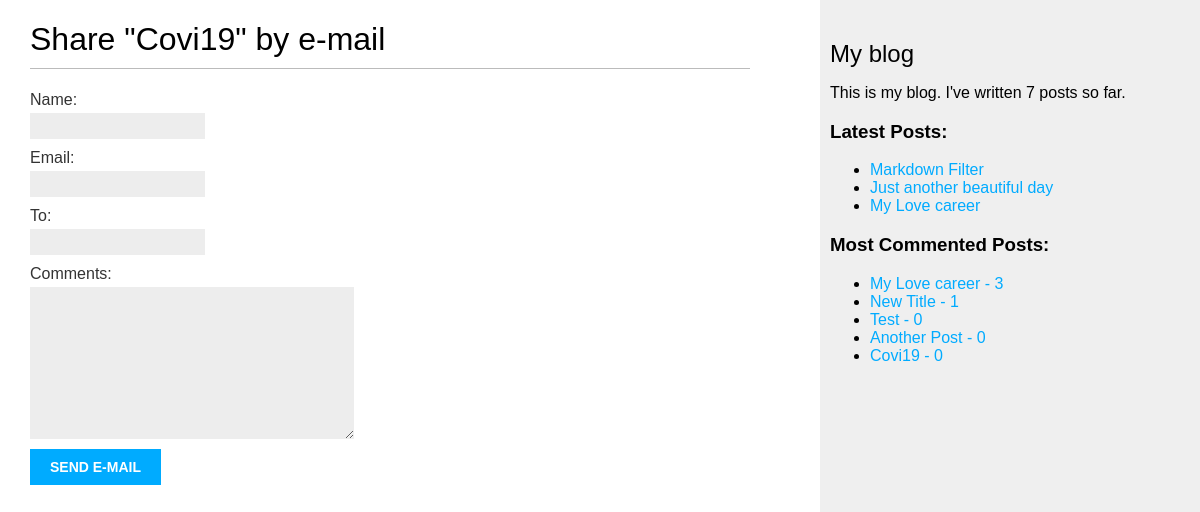
/blog/4/share/, run on the app's committed database.
### blog/models.py (models this page shows, shortened)
class Post(models.Model):
    STATUS_CHOICES = (
        ('draft', 'Draft'),
        ('published', 'Published')
    )
    title = models.CharField(max_length = 250)
    slug = models.SlugField(max_length=250, unique_for_date='publish')
    author = models.ForeignKey(User, on_delete=models.CASCADE, related_name='blog_posts')
    body = models.TextField()
    publish = models.DateTimeField(default=timezone.now)
    created = models.DateTimeField(auto_now_add=True)
    updated = models.DateTimeField(auto_now=True)
    status = models.CharField(max_length=10, choices=STATUS_CHOICES, default='draft')
    taggs = TaggableManager()
    class Meta:
        ordering = ('publish',)
    objects = models.Manager()
    published = PublishedManager()
    def get_absolute_url(self):
        return reverse("blog:post_detail", args=[
            self.publish.year,
            self.publish.month,
            self.publish.day,
            self.slug
        ])

### blog/views.py (the view)
# urls.py: path('<int:post_id>/share/', views.post_share, name='post_share'),
def post_share(request, post_id):
    post = get_object_or_404(Post, id = post_id, status='published')
    sent = False
    if request.method == 'POST':
        form = EmailPostForm(request.POST)
        if form.is_valid():
            cd = form.cleaned_data
            post_url = request.build_absolute_uri(post.get_absolute_url())
            subject = f"{cd['name']} recommends you read {post.title}"
            message = f"Read {post.title} at {post_url}\n\n {cd['name']}\'s comments: {cd['comments']}"
            send_mail(subject, message, 'admin@myblog.com', [cd['to']])
            sent = True
    else :
        form = EmailPostForm()
    return render(request, 'blog/post/share.html', {
        'post' : post,
        'form' : form,
        'sent' : sent
    })

### blog/forms.py
class EmailPostForm(forms.Form):
    name = forms.CharField(max_length=25)
    email = forms.EmailField()
    to = forms.EmailField()
    comments = forms.CharField(required=False, widget=forms.Textarea)

### blog/models.py (called while the page is built)
    def get_queryset(self):
        return super(PublishedManager, self).get_queryset().filter(status='published')

### blog/templatetags/blog_tags.py (called while the page is built)
@register.simple_tag
def total_posts():
    return Post.published.count()

@register.inclusion_tag('blog/post/latest_posts.html')
def show_latest_posts(count=5):
    latest_posts = Post.published.all().order_by('-publish')[:count]
    return {'latest_posts' : latest_posts}

@register.simple_tag
def get_most_commented_posts(count=5):
    return Post.published.annotate(total_comments = Count('comments')).order_by('-total_comments')[:count]

### blog/templates/blog/post/share.html (shortened to what this page needs)
{% extends 'blog/base.html' %}
{% block content %}
    {% if sent %}
        <h1> Email successfully sent </h1>
        <p>
            "{{post.title}} was successfully sent to {{form.cleaned_data.to}}"
        </p>
    {% else %}
        <h1>Share "{{ post.title }}" by e-mail</h1>
        <form method="post">
        {{ form.as_p }}
        <input type="submit" value="Send e-mail">
</form>
    {% endif %}
{% endblock content %}

### blog/templates/blog/base.html (shortened to what this page needs)
{% load blog_tags %}
{% load static %}
<html>
<head>
    <link href="{% static "css/blog.css" %}" rel="stylesheet">
</head>
<body>
    <div id="content">
        {% block content %}
        {% endblock %}
    </div>
    <div id="sidebar">
        <h2>My blog</h2>
        <p>This is my blog. I've written {% total_posts %} posts so far.</p>
        <h3>Latest Posts:</h3>
        {% show_latest_posts 3 %}
        <h3>Most Commented Posts:</h3>
        {% get_most_commented_posts as most_commented_posts %}
        <ul>
        {% for post in most_commented_posts %}
            <li>
                <a href="{{ post.get_absolute_url }}">{{ post.title }} - {{post.total_comments}}</a>
            </li>
        {% endfor %}
        </ul>
    </div>
</body>
</html>

### blog/templates/blog/post/latest_posts.html
<ul>
    {% for post in latest_posts %}
        <li>
            <a href="{{ post.get_absolute_url }}">{{ post.title }}</a>
        </li>
    {% endfor %}
</ul>

### blog/static/css/blog.css (style rules this page uses)
body { margin:0; padding:0; font-family:helvetica, sans-serif; }
a { color:#00abff; text-decoration:none; }
h1 { font-weight:normal; border-bottom:1px solid #bbb; padding:0 0 10px 0; }
h2 { font-weight:normal; margin:30px 0 0; }
#content { float:left; width:60%; padding:0 0 0 30px; }
#sidebar { float:right; width:30%; padding:10px; background:#efefef; height:100%; }
label { float:left; clear:both; color:#333; margin-bottom:4px; }
input, textarea { clear:both; float:left; margin:0 0 10px; background:#ededed; border:0; padding:6px 10px; font-size:12px; }
input[type=submit] { font-weight:bold; background:#00abff; color:#fff; padding:10px 20px; font-size:14px; text-transform:uppercase; }

### data on the page
Post: title "Covi19", total_comments "0"
Post: title "Markdown Filter"
Post: title "Just another beautiful day"
Post: title "My Love career", total_comments "3"
Post: title "New Title", total_comments "1"
Post: title "Test", total_comments "0"
Post: title "Another Post", total_comments "0"
